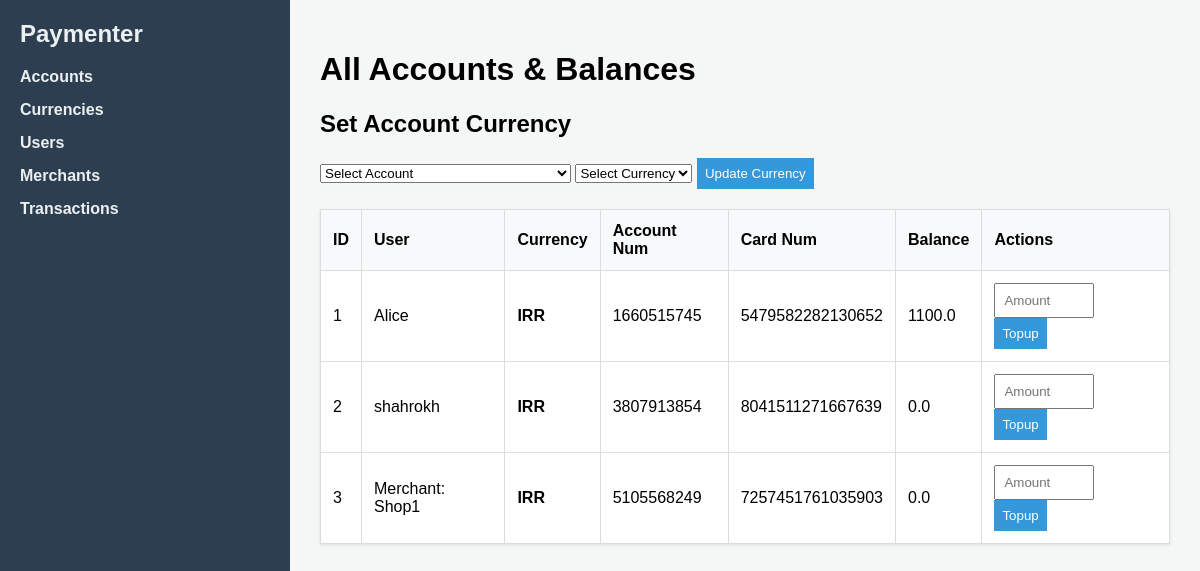
Page /dashboard/accounts on the earlier database version.
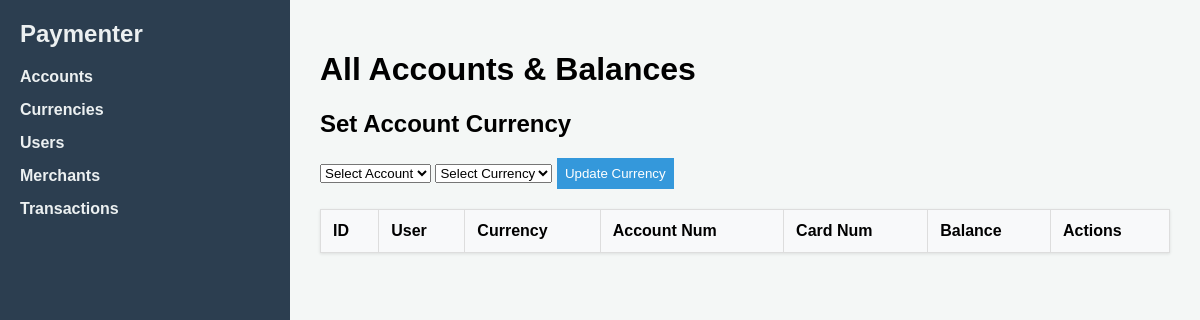
Same page on the later database version.
### tables this page shows
CREATE TABLE accounts (
            id INTEGER PRIMARY KEY AUTOINCREMENT,
            user_id INTEGER NOT NULL,
            currency_id INTEGER NOT NULL,
            account_number TEXT NOT NULL UNIQUE,
            card_number TEXT NOT NULL UNIQUE,
            balance REAL NOT NULL DEFAULT 0.0,
            FOREIGN KEY (user_id) REFERENCES users(id),
            FOREIGN KEY (currency_id) REFERENCES currencies(id)
        );

CREATE TABLE users (
            id INTEGER PRIMARY KEY AUTOINCREMENT,
            name TEXT NOT NULL,
            phone_email TEXT NOT NULL UNIQUE
        );

CREATE TABLE currencies (
            id INTEGER PRIMARY KEY AUTOINCREMENT,
            name TEXT NOT NULL,
            code TEXT NOT NULL UNIQUE,
            is_active BOOLEAN NOT NULL DEFAULT 1
        );

### controllers/dashboard_controller.py (the view)
@dashboard_bp.route('/accounts', methods=['GET'])
def accounts():
    accounts_list = account_service.get_all()
    active_currencies = account_service.get_active_currencies()
    return render_template('accounts.html', accounts=accounts_list, currencies=active_currencies)

### database/connection.py (called while the page is built)
def get_db_connection():
    if not os.path.exists(DB_DIR):
        os.makedirs(DB_DIR)
    conn = sqlite3.connect(DB_PATH)
    conn.row_factory = sqlite3.Row  # Allows accessing columns by name
    conn.execute("PRAGMA foreign_keys = ON;")  # Enforce relational integrity
    return conn

### repositories/account_repo.py (called while the page is built)
def get_all():
    conn = get_db_connection()
    accounts = conn.execute("""
        SELECT a.id, a.user_id, a.currency_id, a.account_number, a.card_number, a.balance,
               u.name as user_name,
               c.code as currency_code
        FROM accounts a
        LEFT JOIN users u ON a.user_id = u.id
        LEFT JOIN currencies c ON a.currency_id = c.id
        ORDER BY a.id
    """).fetchall()
    conn.close()
    return accounts

### repositories/currency_repo.py (called while the page is built)
def get_active():
    conn = get_db_connection()
    currencies = conn.execute("SELECT * FROM currencies WHERE is_active = 1").fetchall()
    conn.close()
    return currencies

### services/account_service.py (called while the page is built)
def get_all():
    return account_repo.get_all()

def get_active_currencies():
    return currency_repo.get_active()

### templates/accounts.html (shortened to what this page needs)
{% extends 'base.html' %}
{% block head %}
    <link rel="stylesheet" href="{{ url_for('static', filename='css/account.css') }}">
{% endblock %}
{% block body %}
<h1>All Accounts & Balances</h1>
<div class="form-container">
    <h2>Set Account Currency</h2>
    <form action="{{ url_for('dashboard.update_account_currency') }}" method="POST">
        <select name="account_id" required>
            <option value="" disabled selected>Select Account</option>
        </select>
        <select name="currency_id" required>
            <option value="" disabled selected>Select Currency</option>
        </select>
        <button type="submit">Update Currency</button>
    </form>
</div>
<table>
    <tr>
        <th>ID</th><th>User</th><th>Currency</th><th>Account Num</th><th>Card Num</th><th>Balance</th><th>Actions</th>
    </tr>
    {% for a in accounts %}
    <tr>
        <td>{{ a.id }}</td>
        <td>{{ a.user_name }}</td>
        <td><strong>{{ a.currency_code or 'Not Set' }}</strong></td>
        <td>{{ a.account_number }}</td>
        <td>{{ a.card_number }}</td>
        <td class="balance">{{ a.balance }}</td>
        <td>
            <form action="{{ url_for('dashboard.topup_account') }}" method="POST" style="display:inline;">
                <input type="number" name="amount" step="0.01" placeholder="Amount" required style="width:80px;">
                <button type="submit">Topup</button>
            </form>
        </td>
    </tr>
    {% endfor %}
</table>
{% endblock %}

Differences in the rows shown:
removed accounts: id "1", user_name "Alice", code "IRR", account_number "1660515745", card_number "5479582282130652", balance "1100.0"
removed accounts: id "2", user_name "shahrokh", code "IRR", account_number "3807913854", card_number "8041511271667639", balance "0.0"
removed accounts: id "3", user_name "Merchant: Shop1", code "IRR", account_number "5105568249", card_number "7257451761035903", balance "0.0"
